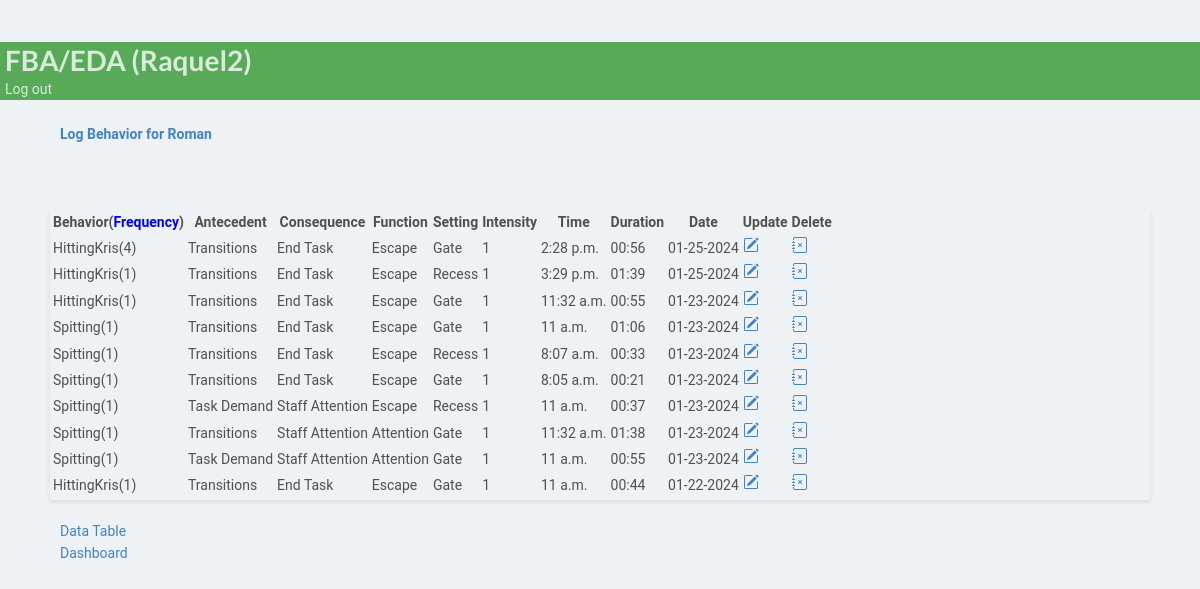
Page /data_entry_input/1/ (signed in) on the committed database.
### bip/models.py (models this page shows, shortened)
class CustomUser(AbstractUser):
    bio = models.CharField(max_length=20, blank=True, null=True, verbose_name='Occupation')

class Student(models.Model):
        studentname= models.CharField(max_length=30,verbose_name= 'Name', null=True, blank=True)
        slug = models.SlugField(max_length=150,null=False,unique=False,blank=False,
        verbose_name=("Unique Identifier"),
        help_text=(
            "*Unique Identification allows another to use FBO form if provided by you only"
        ),
    )
        user_student = models.ForeignKey(CustomUser, on_delete=models.CASCADE,  default=None,related_name="postts")

class Case(models.Model):
        student= models.ForeignKey(Student,on_delete=models.CASCADE)
        behavior = models.ForeignKey(Behavior, on_delete=models.CASCADE)
        user = models.ForeignKey(CustomUser, on_delete=models.CASCADE, default=None)
        anticedent = models.ForeignKey(Anticedent,on_delete=models.CASCADE, verbose_name='Antecedent')
        function = models.ForeignKey(Function,on_delete=models.CASCADE)
        consequence = models.ForeignKey(Consequence,on_delete=models.CASCADE)
        enviroment = models.ForeignKey(Enviroment,on_delete=models.CASCADE, null=True, blank=True, verbose_name='Setting')
        date_created = models.DateField(null=True, blank=True, default=timezone.now, verbose_name='Date')
        duration = models.PositiveIntegerField(null=True, blank=True, verbose_name='Duration(Sec)')
        time = models.TimeField(null=True, blank=True)
        frequency = models.PositiveIntegerField(null=True, blank=True,  default=1, verbose_name='Frequency')
        intensity = models.PositiveIntegerField(null=True, blank=True,  default=1, validators=[
            MinValueValidator(1, message='Intensity must be at least 1(Mild).'),
            MaxValueValidator(3, message='Intensity options are 1(Mild), 2(Moderate),and 3(Severe).')
        ],
        verbose_name='Intensity')
        class Meta:
            ordering = ['-date_created']
        def time_change(self):
          return (time.strftime("%M:%S", time.gmtime(self.duration)) )

class Behavior(models.Model):
        behaviorincident = models.CharField(max_length=30,verbose_name= 'Behavior')
        behavior_definition = models.CharField(null=True, blank=True, max_length=1000,verbose_name= 'Behavior Definition')
        intensity_definition = models.TextField(max_length=1000, null=True, blank=True,verbose_name= 'Define Intensity for 1(Mild), 2(Moderate), 3(Severe)')
        student= models.ForeignKey(Student,on_delete=models.CASCADE)
        user = models.ForeignKey(CustomUser, on_delete=models.CASCADE,  default=None)
        def __str__(self):
          return self.behaviorincident

class Anticedent(models.Model):
        anticedentincident = models.CharField(max_length=50,verbose_name= 'Antecedent', null=True, blank=True)
        student= models.ForeignKey(Student,on_delete=models.CASCADE)
        anticedent_definition = models.CharField(null=True, blank=True, max_length=1000, verbose_name= 'Antecedent Definition')
        user = models.ForeignKey(CustomUser, on_delete=models.CASCADE,  default=None)
        def __str__(self):
          return self.anticedentincident

class Consequence(models.Model):
        behaviorconsequence = models.CharField(max_length=30, null=True, blank=True,verbose_name= 'Consequence')
        student= models.ForeignKey(Student,on_delete=models.CASCADE)
        user = models.ForeignKey(CustomUser, on_delete=models.CASCADE,  default=None)
        def __str__(self):
          return self.behaviorconsequence

class Function(models.Model):
        behaviorfunction = models.CharField(max_length=30, null=True, blank=True,verbose_name= 'Function')
        student= models.ForeignKey(Student,on_delete=models.CASCADE)
        user = models.ForeignKey(CustomUser, on_delete=models.CASCADE,  default=None)
        def __str__(self):
          return self.behaviorfunction

class Enviroment(models.Model):
        behaviorenviroment = models.CharField(max_length=50, null=True, blank=True,verbose_name= 'Setting')
        student= models.ForeignKey(Student,on_delete=models.CASCADE)
        user = models.ForeignKey(CustomUser, on_delete=models.CASCADE,  default=None)
        def __str__(self):
            return self.behaviorenviroment or ''

### bip/views.py (the view)
# urls.py: path('data_entry_input/<pk>/', views.data_entry_input_view, name='data_entry_input'),
@login_required(login_url='data_entry_login')
@user_passes_test(is_data_entry)
def data_entry_input_view(request, pk):
    student = get_object_or_404(Student, pk=pk)
    student_behaviors = student.case_set.all()[:15]
    behavior = Behavior.objects.all()
    case = Case.objects.all()
    student_time = student.case_set.filter(time__isnull=False).first()
    student_duration = student.case_set.filter(duration__isnull=False).first()
    student_enviroment = student.case_set.filter(enviroment__isnull=False).first()
    stbehavior = student.behavior_set.all()
    behaivorpest  = behavior.filter(pk=pk).filter(behaviorincident__icontains="behaviorincident")
    context = {'student_behaviors':student_behaviors,
               "student":student,
               "student_time":student_time,
                "student_duration":student_duration,
                'student_enviroment':student_enviroment,
               }
    return render(request, 'bip/data_entry_input.html',context, )

### bip/context_processors.py (called while the page is built)
def user_context(request):
    user = get_user(request)
    return {'user': user}

### bip/templatetags/custom_filters.py (called while the page is built)
@register.filter(name='is_case_manager')
def is_case_manager(user):
    return user.groups.filter(name='CASE MANAGER').exists()

### bip/views.py (called while the page is built)
def is_data_entry(user):
    return user.groups.filter(name='DATA ENTRY').exists()

### bip/templates/bip/data_entry_input.html (shortened to what this page needs)
{% extends 'partials/base.html' %}
{% block content %}
<br>
<div class="container">
  <div class="nav-button">
    <a class="btn btn-outline-info" href="{% url 'bip:create_incident' student.id %}"> <b> Log Behavior for {{student.studentname}}</b></a>
  </div>
<br/>
<div class="row">
  <div class="col-md">
    <div class="card card-body">
      <table class="table table-striped">
        <tr>
          <th>Behavior(<a  data-toggle="popover" data-placement="top" data-content="Why Frequency?
            To count the number of times the same behavior occured within one incident
            (ie. headbanging, hitting etc.)."><span style="color: blue;">Frequency</span></a>)</th>
          <th>Antecedent</th>
          <th>Consequence</th>
          <th>Function</th>
          {% if student_enviroment %}
          <th>Setting</th>
          {% endif %}
          <th>Intensity</th>
          {% if student_time %}
        <th>Time</th>
        {% endif %}
        {% if student_duration %}
        <th>Duration</th>
        {% endif %}
          <th>Date</th>
          <th>Update</th>
          <th>Delete</th>
        </tr>
        {% for incident in student_behaviors %}
        <tr>
          <td>{{incident.behavior }}({{incident.frequency }})</td>
          <td>{{incident.anticedent}}</td>
          <td>{{incident.consequence}}</td>
          <td>{{incident.function}}</td>
          {% if incident.enviroment%}
          <td>{{incident.enviroment}}</td>
          {% endif %}
          {% if incident.intensity %}
          <td>{{incident.intensity}}</td>
          {% endif %}
          {% if incident.time %}
          <td>{{incident.time}}</td>
          {% endif %}
          {% if incident.duration%}
          <td>{{incident.time_change}}</td>
          {% endif %}
          <td>{{incident.date_created|date:'m-d-Y'}}</td>
          <td> <a class="btn btn-warning" href="{% url 'bip:updatepost' pk=incident.pk student_id=incident.student_id %}" ></a></td>
          <td> <a class="btn btn-danger" href="{% url 'bip:delete_post' pk=incident.pk  %}"></a></td>
           {% endfor%}
        </tr>
      </table>
    </div>
  </div>
</div>
<a class="btn btn-outline-info btn-sm btn-block" href="{% url 'bip:snapshot_data_entry' student.id %}"
>Data Table</a>
<br>
<a class="btn btn-outline-info btn-sm btn-block" href="{% url 'bip:data_entry_dashboard'  %}"
>Dashboard</a>
</div>
<br>
<br>
<br>
{% endblock%}

### bip/templates/partials/nav.html (shortened to what this page needs)
{% load custom_filters %}
  <nav class="navbar navbar-dark ">
          <div class="navbar navbar-expand-lg">
                    {% if user.is_authenticated  %}
                    <div class="navbar-new">
                    <h1 class="logo"> <a class="colorwhite" href="">FBA/EDA ({{ user.username }})</a></h1>
          </div>
              <a class='colorwhite' class="nav-item nav-link" href="{% url 'bip:logout' %}"  >Log out</a>
          </div>
        {% endif %}
</nav>

### staticfiles/static_cdn/static_root/css/style.css (style rules this page uses)
body { background: white }
.navbar { opacity: 0.8; transition: 0.5s; background-color: #393 !important; color: #393; opacity: 0.8; transition: 0.5s; }
.navbar .colorwhite { color: white; ; text-decoration: none; padding: 5px; }
body { padding-top: 3rem; padding-bottom: 3rem; color: rgb(var(--bs-tertiary-color-rgb)); }

### bip/templates/bip/data_entry_input.html (style rules this page uses)
body { font-family: 'Roboto', sans-serif; background-color: #eef2f4; color: #505050; line-height: 1.6; }
.container { max-width: 1100px; margin: auto; }
.nav-button { margin-bottom: 20px; }
.btn-outline-info { width: 100%; padding: 10px; margin-bottom: 20px; }
.card { margin-bottom: 20px; box-shadow: 0 2px 4px rgba(0, 0, 0, 0.1); }
.table { margin-top: 20px; }

### rows in the picture
CustomUser: username "Raquel2"
Student: studentname "Roman"
Case: behavior "HittingKris", frequency "4", anticedent "Transitions", consequence "End Task", function "Escape", enviroment "Gate", intensity "1", time "2:28 p.m.", time_change "00:56", date_created "01-25-2024"
Case: behavior "HittingKris", frequency "1", anticedent "Transitions", consequence "End Task", function "Escape", enviroment "Recess", intensity "1", time "3:29 p.m.", time_change "01:39", date_created "01-25-2024"
Case: behavior "HittingKris", frequency "1", anticedent "Transitions", consequence "End Task", function "Escape", enviroment "Gate", intensity "1", time "11:32 a.m.", time_change "00:55", date_created "01-23-2024"
Case: behavior "Spitting", frequency "1", anticedent "Transitions", consequence "End Task", function "Escape", enviroment "Gate", intensity "1", time "11 a.m.", time_change "01:06", date_created "01-23-2024"
Case: behavior "Spitting", frequency "1", anticedent "Transitions", consequence "End Task", function "Escape", enviroment "Recess", intensity "1", time "8:07 a.m.", time_change "00:33", date_created "01-23-2024"
Case: behavior "Spitting", frequency "1", anticedent "Transitions", consequence "End Task", function "Escape", enviroment "Gate", intensity "1", time "8:05 a.m.", time_change "00:21", date_created "01-23-2024"
Case: behavior "Spitting", frequency "1", anticedent "Task Demand", consequence "Staff Attention", function "Escape", enviroment "Recess", intensity "1", time "11 a.m.", time_change "00:37", date_created "01-23-2024"
Case: behavior "Spitting", frequency "1", anticedent "Transitions", consequence "Staff Attention", function "Attention", enviroment "Gate", intensity "1", time "11:32 a.m.", time_change "01:38", date_created "01-23-2024"
Case: behavior "Spitting", frequency "1", anticedent "Task Demand", consequence "Staff Attention", function "Attention", enviroment "Gate", intensity "1", time "11 a.m.", time_change "00:55", date_created "01-23-2024"
Case: behavior "HittingKris", frequency "1", anticedent "Transitions", consequence "End Task", function "Escape", enviroment "Gate", intensity "1", time "11 a.m.", time_change "00:44", date_created "01-22-2024"
